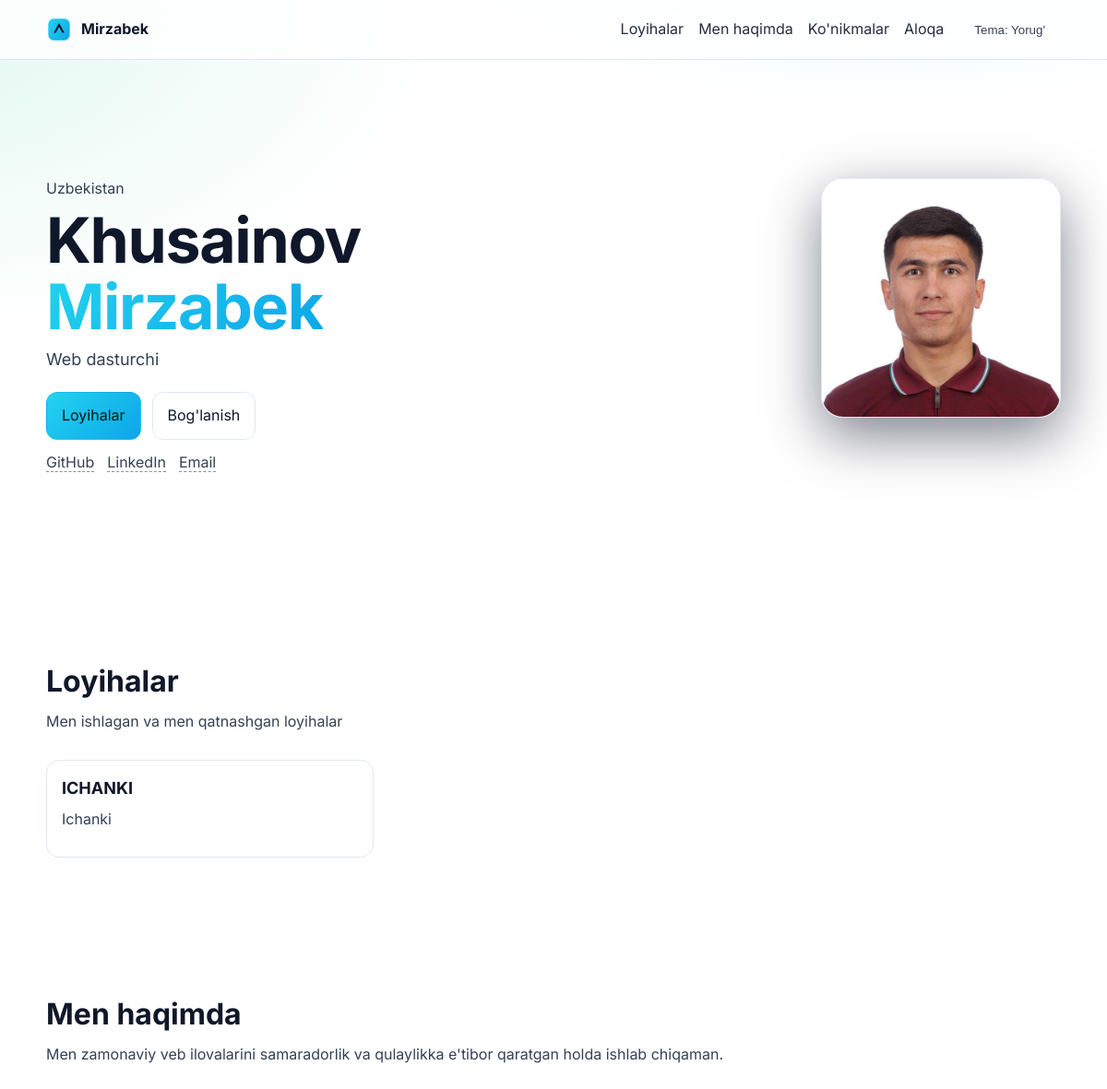
The app's page / (upper part), older data.
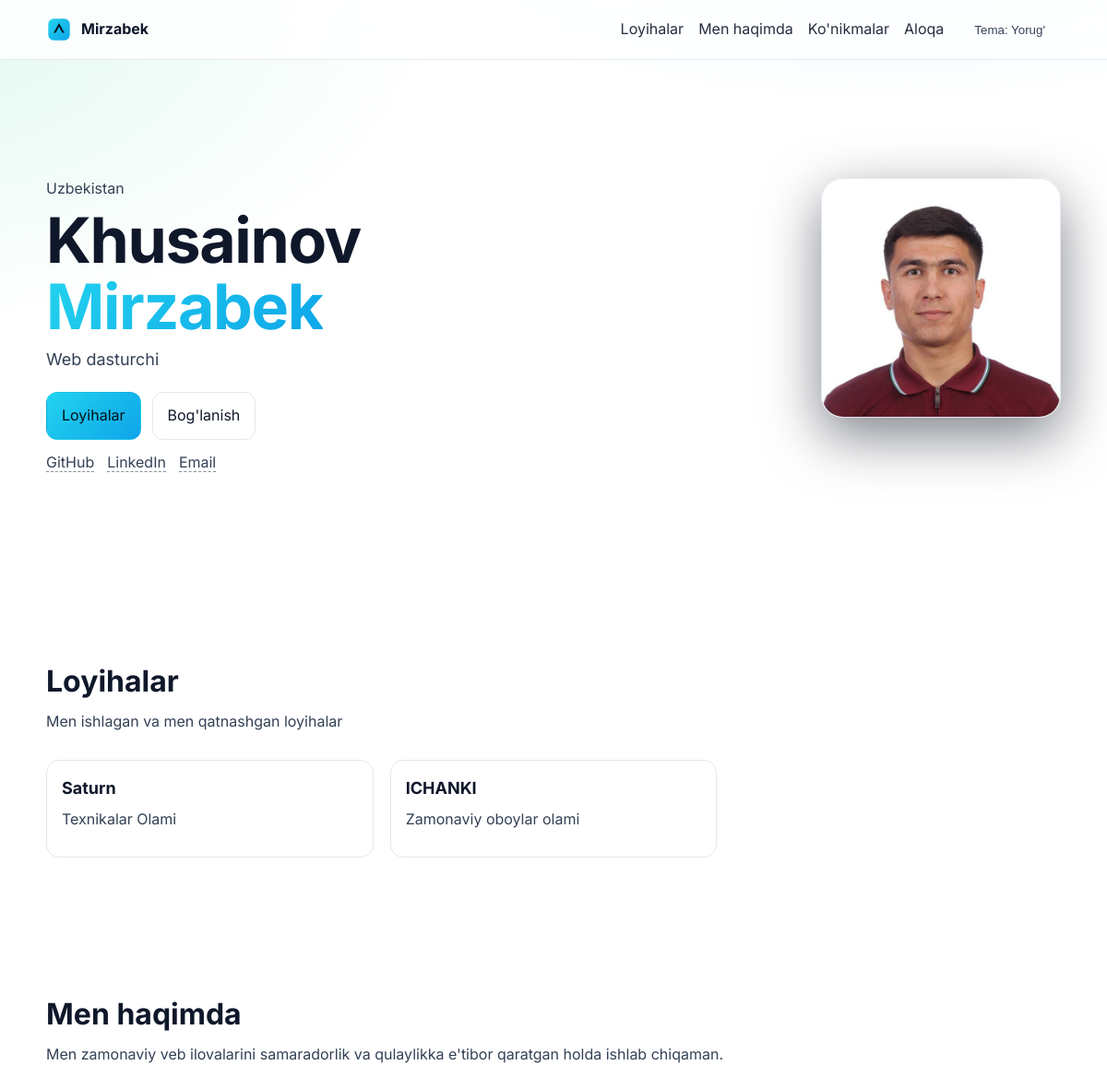
The same page, newer data.
### portfolio/models.py (models this page shows, shortened)
class Project(models.Model):
    title = models.CharField(max_length=200)
    description = models.TextField()
    live_url = models.URLField(blank=True)
    code_url = models.URLField(blank=True)
    thumbnail = models.ImageField(upload_to='projects/', blank=True, null=True)
    skills = models.ManyToManyField(Skill, related_name='projects', blank=True)
    featured = models.BooleanField(default=True)
    created_at = models.DateTimeField(auto_now_add=True)
    class Meta:
        ordering = ['-created_at']

### portfolio/views.py (the view, shortened to what this page needs)
# urls.py: path('', views.home, name='home'),
def home(request):
    projects = Project.objects.filter(featured=True)
    skills = Skill.objects.order_by('name')
    return render(request, 'home.html', {
        'projects': projects,
        'skills': skills,
    })

### templates/home.html (shortened to what this page needs)
{% extends 'base.html' %}
{% load static %}
{% block content %}
    <section id="home" class="hero container">
        <div class="hero-content">
            <p class="eyebrow">Uzbekistan</p>
            <h1>
                Khusainov <span class="accent">Mirzabek</span>
            </h1>
            <p class="subtitle">Web dasturchi </p>
            <div class="cta">
                <a href="#projects" class="btn btn-primary">Loyihalar</a>
                <a href="#contact" class="btn btn-outline">Bog'lanish</a>
            </div>
            <ul class="social">
                <li><a href="https://github.com/Mirzabek3555" target="_blank" rel="noopener" aria-label="GitHub">GitHub</a></li>
                <li><a href="https://www.linkedin.com/" target="_blank" rel="noopener" aria-label="LinkedIn">LinkedIn</a></li>
                <li><a href="https://xusainovmirzabek@gmail.com" aria-label="Email">Email</a></li>
            </ul>
        </div>
        <div class="hero-art">
            <img src="{% static 'images/profile.jpg' %}" alt="Khusainov Mirzabek portrait" class="portrait">
        </div>
    </section>
    <section id="projects" class="section container">
        <div class="section-head">
            <h2>Loyihalar</h2>
            <p>Men ishlagan va men qatnashgan loyihalar</p>
        </div>
        <div class="projects-grid" role="list">
            {% for p in projects %}
            <article class="card" role="listitem">
                <div class="card-body">
                    <h3>{{ p.title }}</h3>
                    <p>{{ p.description }}</p>
                </div>
            </article>
            {% endfor %}
        </div>
    </section>
    <section id="about" class="section container">
        <div class="section-head">
            <h2>Men haqimda</h2>
            <p>Men zamonaviy veb ilovalarini samaradorlik va qulaylikka e'tibor qaratgan holda ishlab chiqaman.</p>
        </div>
    </section>
{% endblock %}

Row changes from the older to the newer data that the page shows:
added Project: title "Saturn", description "Texnikalar Olami"
changed Project "ICHANKI": description "Ichanki" → "Zamonaviy oboylar olami"
